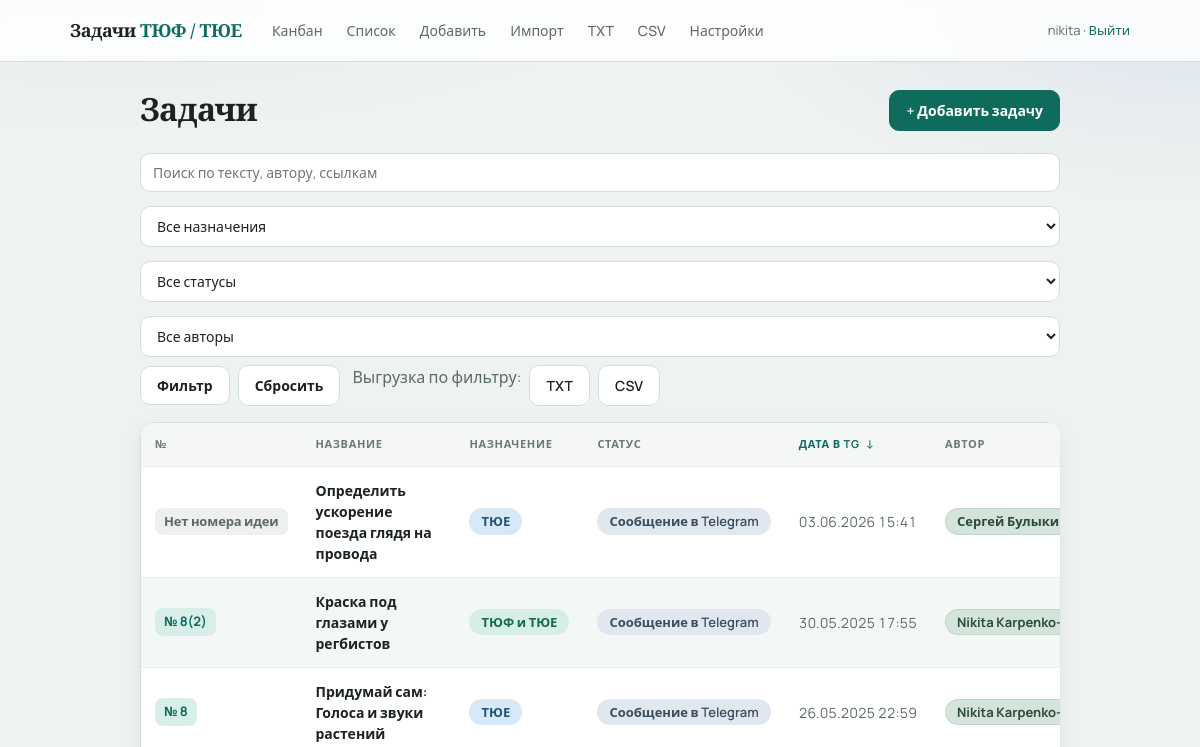
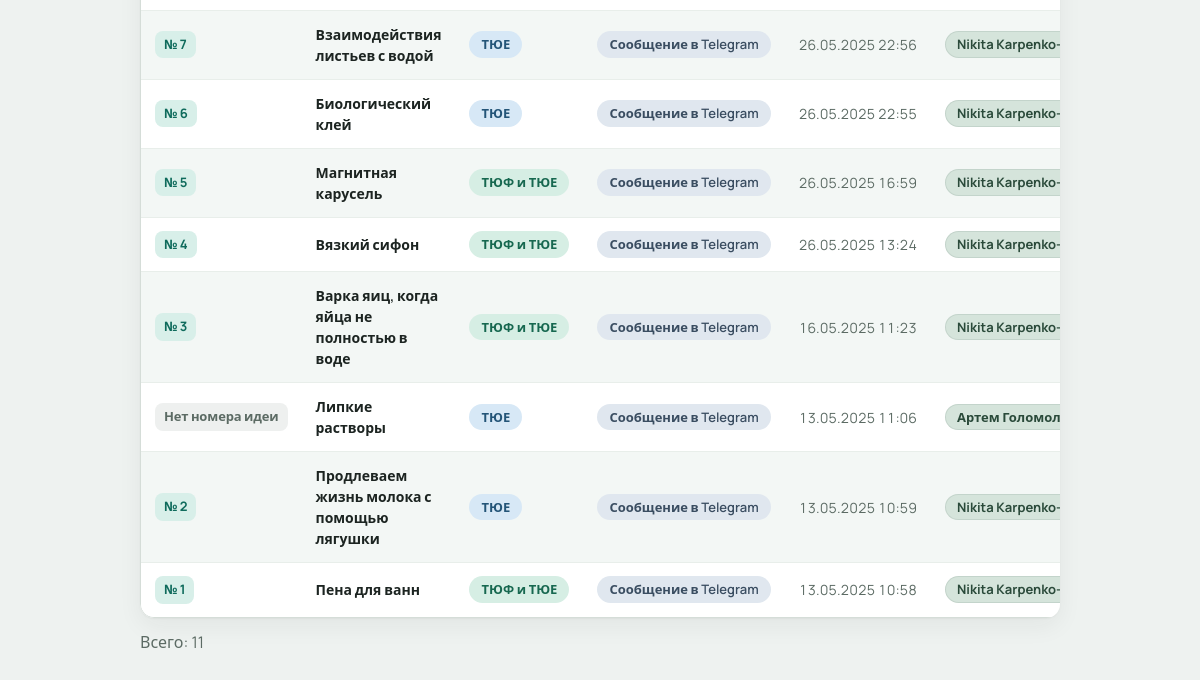
Before: /?q=&naznachenie=&status=&author=&sort=tg&order=desc (signed in) with the older database file (2 pictures, top to bottom).
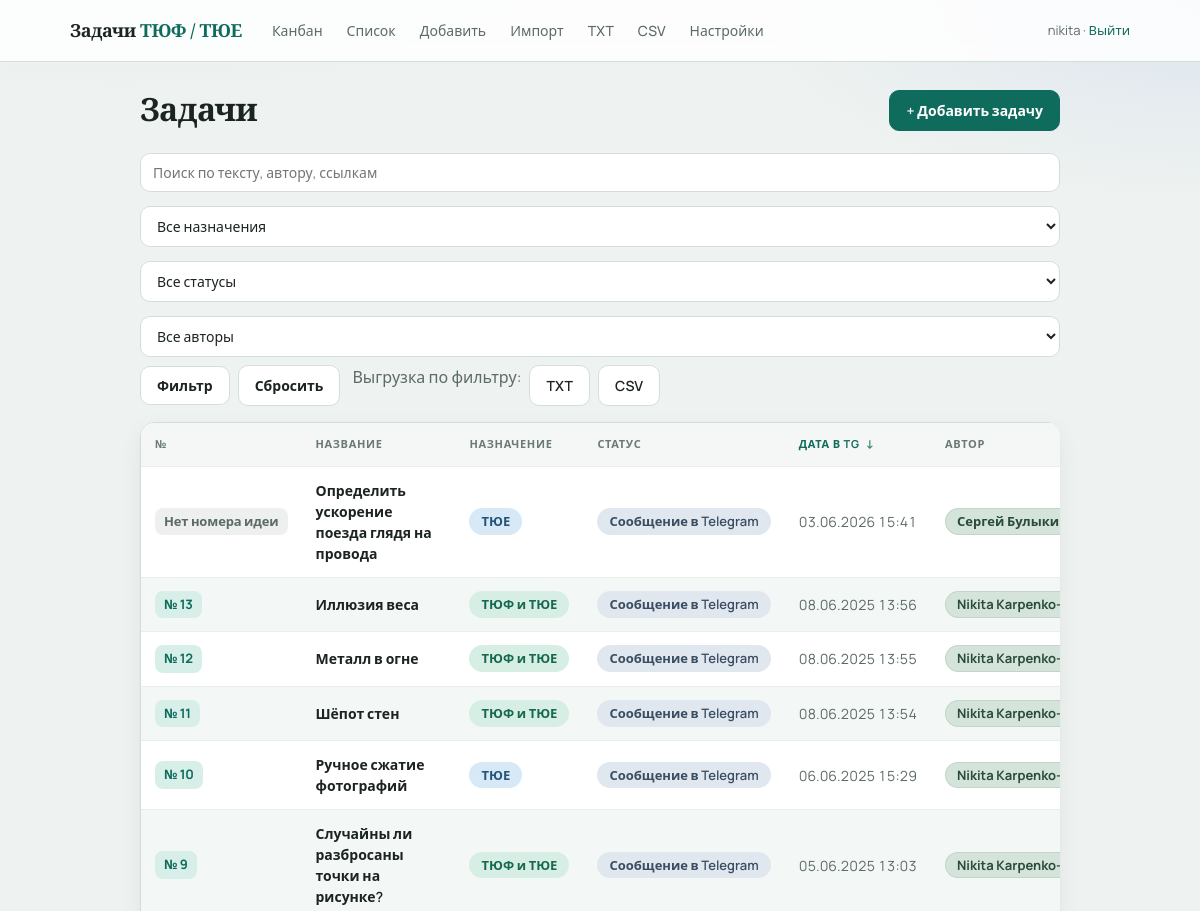
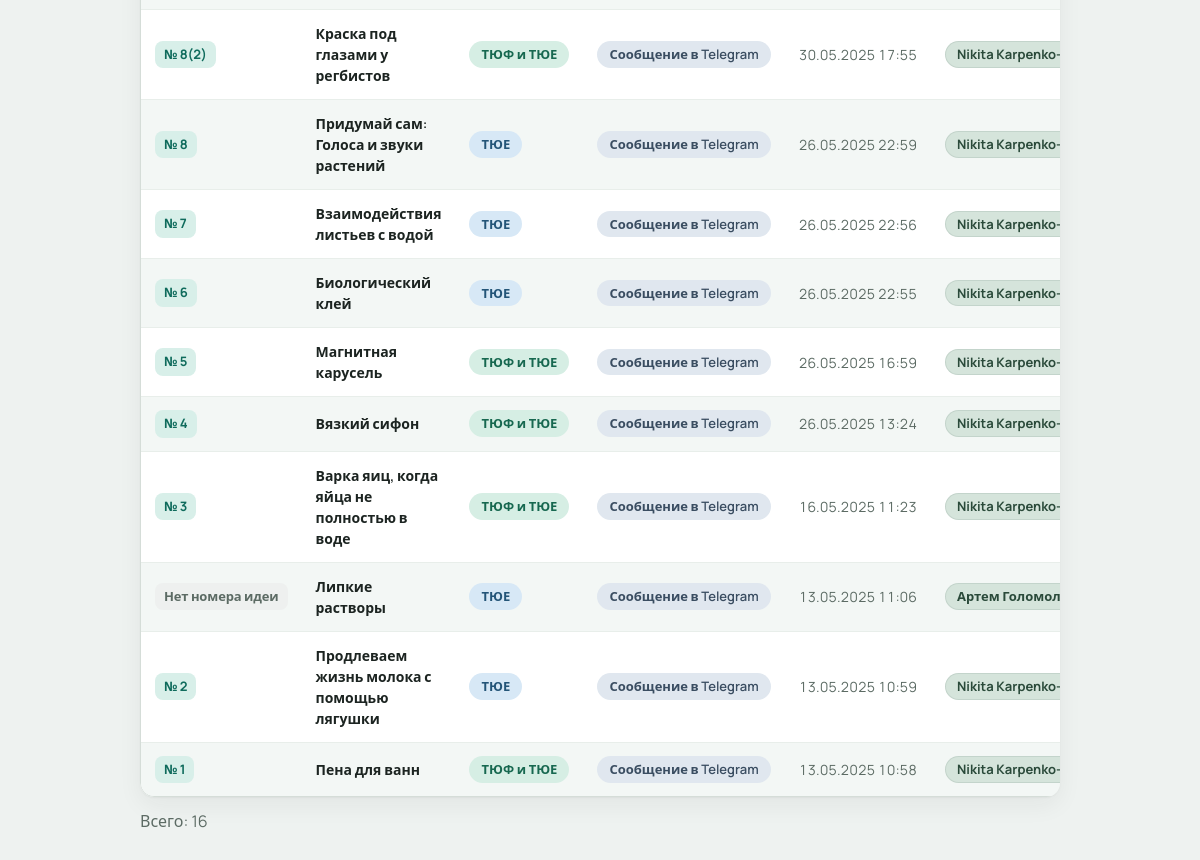
After: the same page with the newer database file (2 pictures, top to bottom).
### app/models.py (models this page shows)
class Task(Base):
    __tablename__ = "tasks"
    id = Column(Integer, primary_key=True, autoincrement=True)
    idea_number = Column(Integer, nullable=True, index=True)
    title = Column(String(500), nullable=True)
    condition = Column(Text, nullable=True)
    formulirovka = Column(Text, nullable=True)
    itogovaya_formulirovka = Column(Text, nullable=True)
    author = Column(String(100), nullable=True)
    naznachenie = Column(String(50), nullable=True)
    status = Column(String(50), default="tg", index=True)
    proverena = Column(String(20), nullable=True)
    archived = Column(Boolean, default=False, nullable=False)
    video_url = Column(String(1000), nullable=True)
    tags = Column(String(500), nullable=True)
    sources = Column(Text, nullable=True)
    telegram_url = Column(String(1000), nullable=True)
    telegram_datetime = Column(DateTime, nullable=False)
    answer_options = Column(Text, nullable=True)
    turnir = Column(String(20), nullable=True)
    turnir_year = Column(Integer, nullable=True)
    task_number = Column(Integer, nullable=True)
    etap_kk = Column(String(20), nullable=True)
    created_at = Column(DateTime, default=datetime.utcnow)
    updated_at = Column(DateTime, default=datetime.utcnow, onupdate=datetime.utcnow)
    comments = relationship(
        "Comment", back_populates="task", cascade="all, delete-orphan", order_by="Comment.created_at"
    )
    history = relationship(
        "TaskHistory",
        back_populates="task",
        cascade="all, delete-orphan",
        order_by="TaskHistory.created_at.desc()",
    )
    attachments = relationship(
        "Attachment",
        back_populates="task",
        cascade="all, delete-orphan",
        order_by="Attachment.created_at",
    )

### app/routes.py (the view)
@router.get("/", response_class=HTMLResponse)
def task_list(
    request: Request,
    db: Session = Depends(get_db),
    q: str = Query(None),
    naznachenie: str = Query(None),
    status: str = Query(None),
    author: str = Query(None),
    sort: str = Query(None),
    order: str = Query(None),
):
    user = login_required(request)
    if not user:
        return RedirectResponse("/login", status_code=303)
    author_filter = (author or "").strip() or None
    query = _filter_tasks(db, q, naznachenie, status, author_filter)
    sort_key = (sort or "").strip().lower()
    order_key = (order or "").strip().lower()
    if order_key not in ("asc", "desc"):
        order_key = "desc"
    if sort_key == "tg":
        query = query.order_by(None)
        if order_key == "asc":
            query = query.order_by(Task.telegram_datetime.asc(), Task.id.asc())
        else:
            query = query.order_by(Task.telegram_datetime.desc(), Task.id.desc())
        active_order = order_key
    else:
        sort_key = ""
        active_order = ""
    tasks = query.all()
    attach_idea_occurrences(db, tasks)
    if not sort_key:
        tasks = _sort_tasks_by_idea_display(tasks)
    return templates.TemplateResponse(
        request,
        "list.html",
        {
            "user": user,
            "tasks": tasks,
            "q": q or "",
            "naznachenie": naznachenie or "",
            "status_filter": status or "",
            "author_filter": author_filter or "",
            "authors": _author_suggestions(db),
            "sort": sort_key,
            "order": active_order,
            "naznachenie_labels": NAZNACHENIE_LABELS,
            "status_labels": STATUS_LABELS,
            "format_igraetsya": format_igraetsya,
            "format_idea_label": format_idea_label,
        },
    )

### app/templates/list.html (shortened to what this page needs)
{% extends "base.html" %}
{% block content %}
{% set qs_base = 'q=' ~ (q|urlencode) ~ '&naznachenie=' ~ (naznachenie|urlencode) ~ '&status=' ~ (status_filter|urlencode) ~ '&author=' ~ (author_filter|urlencode) %}
{% if sort == 'tg' and order == 'asc' %}
  {% set tg_next_order = 'desc' %}
  {% set tg_arrow = '↑' %}
{% elif sort == 'tg' %}
  {% set tg_next_order = 'asc' %}
  {% set tg_arrow = '↓' %}
{% else %}
  {% set tg_next_order = 'desc' %}
  {% set tg_arrow = '' %}
{% endif %}
<div class="page-header">
  <h1>Задачи</h1>
  <a class="btn primary" href="/new">+ Добавить задачу</a>
</div>
<form class="filters" method="get">
  <input type="search" name="q" value="{{ q }}" placeholder="Поиск по тексту, автору, ссылкам">
  <select name="naznachenie">
    <option value="">Все назначения</option>
  </select>
  <select name="status">
    <option value="">Все статусы</option>
  </select>
  <select name="author">
    <option value="">Все авторы</option>
  </select>
  <button type="submit" class="btn secondary">Фильтр</button>
  <a href="/" class="btn secondary">Сбросить</a>
  <span class="filters-export muted">Выгрузка по фильтру:</span>
  <a class="btn secondary" href="/export/txt?{{ qs_base }}">TXT</a>
  <a class="btn secondary" href="/export/csv?{{ qs_base }}">CSV</a>
</form>
{% if tasks %}
<div class="table-wrap">
<table class="table table-tasks">
  <thead>
    <tr>
      <th>№</th>
      <th>Название</th>
      <th>Назначение</th>
      <th>Статус</th>
      <th>
        <a class="th-sort {% if sort == 'tg' %}is-active{% endif %}"
           href="/?{{ qs_base }}&sort=tg&order={{ tg_next_order }}"
           title="Сортировать по дате в Telegram">
          Дата в TG
          {% if tg_arrow %}<span class="th-sort-arrow">{{ tg_arrow }}</span>{% endif %}
        </a>
      </th>
      <th>Автор</th>
    </tr>
  </thead>
  <tbody>
    {% for task in tasks %}
    <tr onclick="window.location='/tasks/{{ task.id }}'" class="clickable {% if task.status == 'archived' or task.archived %}row-archived{% endif %}">
      <td>
        <span class="idea-badge {% if task.idea_number is none %}idea-badge-empty{% endif %}">
          {{ format_idea_label(task) }}
        </span>
      </td>
      <td>
        <span class="task-title">{{ task.title or 'Без названия' }}</span>
      </td>
      <td>
        <span class="board-chip board-{{ task.naznachenie or 'none' }}">
          {{ naznachenie_labels.get(task.naznachenie or '', '—') }}
        </span>
      </td>
      <td>
        <span class="status-pill status-{{ status_pill_class(task.status) }}">
          {{ status_labels.get(task.status, task.status) }}
        </span>
        {% set ig = format_igraetsya(task) %}
      </td>
      <td class="task-date">{{ task.telegram_datetime.strftime('%d.%m.%Y %H:%M') }}</td>
      <td>
        {% if task.author %}
        <span class="author-pill author-{{ author_pill_class(task.author) }}">{{ task.author }}</span>
        {% else %}
        <span class="muted">—</span>
        {% endif %}
      </td>
    </tr>
    {% endfor %}
  </tbody>
</table>
</div>
<p class="muted table-count">Всего: {{ tasks|length }}</p>
{% else %}
<p class="empty">Задач пока нет. <a href="/new">Добавить первую</a></p>
{% endif %}
{% endblock %}

### app/templates/base.html (shortened to what this page needs)
<!DOCTYPE html>
<html lang="ru">
<head>
  <link rel="stylesheet" href="/static/style.css?v=17">
</head>
<body>
  {% if user %}
  <header class="header">
    <div class="header-inner">
      <a href="/kanban" class="logo">Задачи <span>ТЮФ / ТЮЕ</span></a>
      <nav>
        <a href="/kanban">Канбан</a>
        <a href="/">Список</a>
        <a href="/new">Добавить</a>
        <a href="/import">Импорт</a>
        <a href="/export/txt" title="Полная выгрузка">TXT</a>
        <a href="/export/csv" title="Полная выгрузка">CSV</a>
        <a href="/settings">Настройки</a>
      </nav>
      <div class="user">{{ user }} · <a href="/logout">Выйти</a></div>
    </div>
  </header>
  {% endif %}
  <main class="{% block main_class %}container{% endblock %}">
    {% block content %}{% endblock %}
  </main>
</body>
</html>

Changed rows visible on the page:
added Task: idea_number "№ 13", title "Иллюзия веса", get "ТЮФ и ТЮЕ", get "Сообщение в Telegram", telegram_datetime "08.06.2025 13:56", author "Nikita…"
added Task: idea_number "№ 12", title "Металл в огне", get "ТЮФ и ТЮЕ", get "Сообщение в Telegram", telegram_datetime "08.06.2025 13:55", author "Nikita…"
added Task: idea_number "№ 11", title "Шёпот стен", get "ТЮФ и ТЮЕ", get "Сообщение в Telegram", telegram_datetime "08.06.2025 13:54", author "Nikita…"
added Task: idea_number "№ 10", title "Ручное сжатие фотографий", get "ТЮЕ", get "Сообщение в Telegram", telegram_datetime "06.06.2025 15:29", author "Nikita…"
added Task: idea_number "№ 9", title "Случайны ли разбросаны точки на рисунке?", get "ТЮФ и ТЮЕ", get "Сообщение в Telegram", telegram_datetime "05.06.2025 13:03", author "Nikita…"
Other visible differences:
{{ tasks|length }}: "11" → "16"
